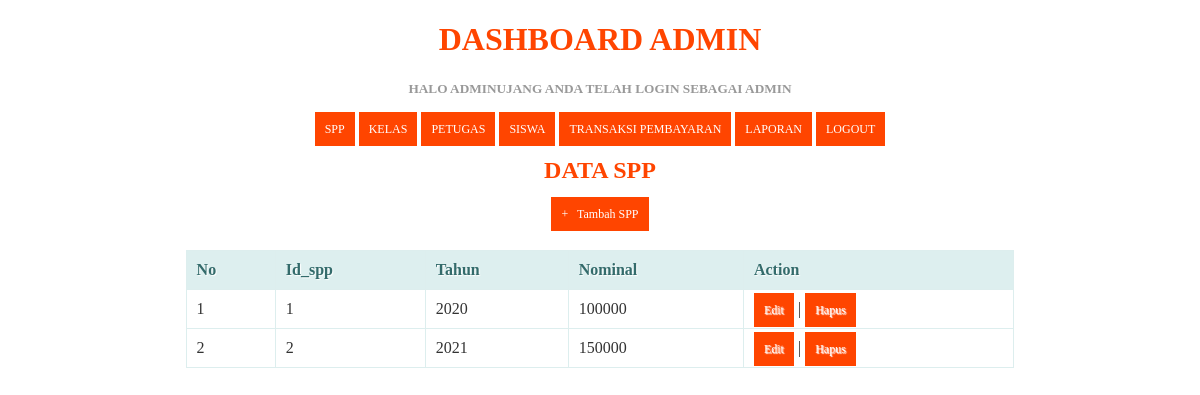
/spp.php (signed in), run on the app's committed database.
### tables this page shows
CREATE TABLE IF NOT EXISTS `spp` (
  `id_spp` int(10) NOT NULL,
  `tahun` int(10) NOT NULL,
  `nominal` int(20) NOT NULL
);

### spp.php (the view, shortened to what this page needs)
<!DOCTYPE html>
<html>
  <head>
  </head>
<body>
	<?php
  include ('header.php');
?>
    <center><h2>Data SPP</h2><center>
    <center><a href="tambah_spp.php">+ &nbsp; Tambah SPP</a><center>
    <br/>
    <table>
      <thead>
        <tr>
          <th>No</th>
          <th>Id_spp</th>
          <th>Tahun</th>
          <th>Nominal</th>
          <th>Action</th>
        </tr>
    </thead>
    <tbody>
      <?php
      $query = "SELECT * FROM spp ORDER BY id_spp ASC";
      $result = mysqli_query($koneksi, $query);
      $no = 1;
      while($row = mysqli_fetch_assoc($result))
      {
      ?>
       <tr>
          <td><?php echo $no; ?></td>
          <td><?php echo $row['id_spp']; ?></td>
          <td><?php echo $row['tahun']; ?></td>
          <td><?php echo substr($row['nominal'], 0, 20); ?></td>
          <td>
              <a href="edit_spp.php?id=<?php echo $row['id_spp']; ?>">Edit</a> |
              <a href="proses_hapusspp.php?id=<?php echo $row['id_spp']; ?>" onClick="return confirm('Anda yakin akan menghapus data ini?')">Hapus</a>
          </td>
      </tr>
      <?php
        $no++;
      }
      ?>
    </tbody>
    </table>
</body>
</html>

### spp.php (style rules this page uses)
* { font-family: "Trebuchet MS"; }
h2 { text-transform: uppercase; color: orangered; }
table { border: solid 1px #DDEEEE; border-collapse: collapse; border-spacing: 0; width: 70%; margin: 10px auto 10px auto; }
table thead th { background-color: #DDEFEF; border: solid 1px #DDEEEE; color: #336B6B; padding: 10px; text-align: left; text-shadow: 1px 1px 1px #fff; text-decoration: none; }
table tbody td { border: solid 1px #DDEEEE; color: #333; padding: 10px; text-shadow: 1px 1px 1px #fff; }
a { background-color: orangered; color: #fff; padding: 10px; text-decoration: none; font-size: 12px; }

### header.php (style rules this page uses)
* { font-family: "Trebuchet MS"; }
table { border: solid 1px #DDEEEE; border-collapse: collapse; border-spacing: 0; width: 70%; margin: 10px auto 10px auto; }
table thead th { background-color: #DDEFEF; border: solid 1px #DDEEEE; color: #336B6B; padding: 10px; text-align: left; text-shadow: 1px 1px 1px #fff; text-decoration: none; }
table tbody td { border: solid 1px #DDEEEE; color: #333; padding: 10px; text-shadow: 1px 1px 1px #fff; }
a { background-color: orangered; color: #fff; padding: 10px; text-decoration: none; font-size: 12px; }

### data on the page
spp: id_spp "1", tahun "2020", nominal "100000"
spp: id_spp "2", tahun "2021", nominal "150000"

### other printed values
$_SESSION['username'] "ADMINUJANG"
$_SESSION['level'] "ADMIN"
